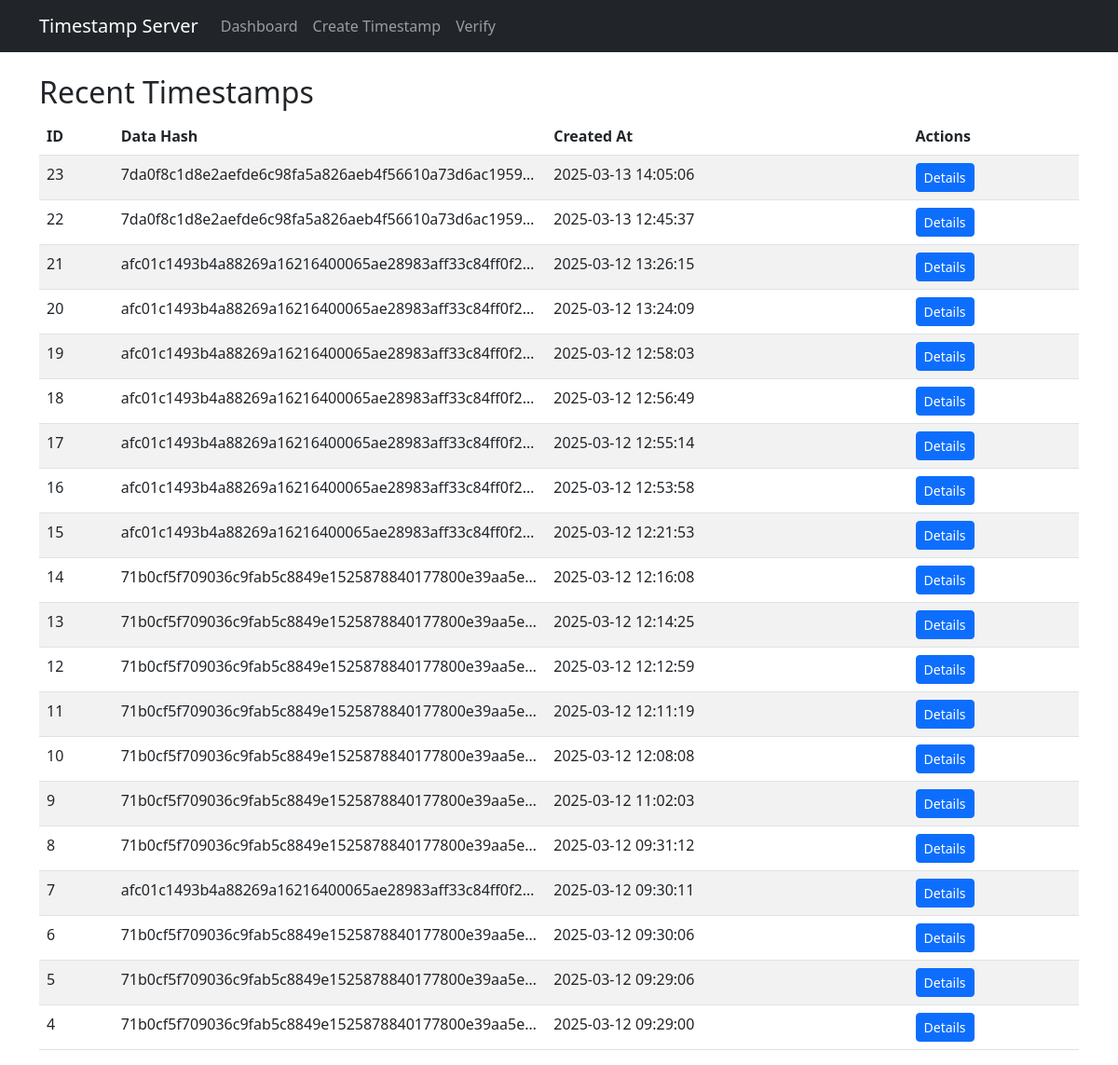
/dashboard, run on the app's committed database.
### models.py (models this page shows, shortened)
class Timestamp(db.Model):
    __tablename__ = 'timestamps'
    id = db.Column(db.Integer, primary_key=True)
    data_hash = db.Column(db.LargeBinary, nullable=False)
    timestamp_token = db.Column(db.LargeBinary, nullable=False)
    created_at = db.Column(db.DateTime, default=datetime.utcnow)

### app.py (the view)
@app.route('/dashboard')
def dashboard():
    page = request.args.get('page', 1, type=int)
    per_page = 20
    timestamps = Timestamp.query.order_by(Timestamp.created_at.desc()).paginate(page=page, per_page=per_page)
    return render_template('dashboard.html', timestamps=timestamps)

### templates/dashboard.html
{% extends "base.html" %}
{% block content %}
<h2>Recent Timestamps</h2>
<div class="table-responsive">
    <table class="table table-striped table-hover">
        <thead>
            <tr>
                <th>ID</th>
                <th>Data Hash</th>
                <th>Created At</th>
                <th>Actions</th>
            </tr>
        </thead>
        <tbody>
            {% for ts in timestamps %}
            <tr>
                <td>{{ ts.id }}</td>
                <td class="text-truncate" style="max-width: 200px;">{{ ts.data_hash.hex() }}</td>
                <td>{{ ts.created_at.strftime('%Y-%m-%d %H:%M:%S') }}</td>
                <td>
                    <a href="/timestamp/{{ ts.id }}" class="btn btn-sm btn-primary">Details</a>
                </td>
            </tr>
            {% endfor %}
        </tbody>
    </table>
</div>
{% endblock %}

### templates/base.html (shortened to what this page needs)
<!DOCTYPE html>
<html lang="en">
<head>
    <link href="https://cdn.jsdelivr.net/npm/bootstrap@5.3.0/dist/css/bootstrap.min.css" rel="stylesheet">
</head>
<body>
    <nav class="navbar navbar-expand-lg navbar-dark bg-dark">
        <div class="container">
            <a class="navbar-brand" href="/">Timestamp Server</a>
            <div class="collapse navbar-collapse" id="navbarNav">
                <ul class="navbar-nav">
                    <li class="nav-item">
                        <a class="nav-link" href="/dashboard">Dashboard</a>
                    </li>
                    <li class="nav-item">
                        <a class="nav-link" href="/upload">Create Timestamp</a>
                    </li>
                    <li class="nav-item">
                        <a class="nav-link" href="/verify">Verify</a>
                    </li>
                </ul>
            </div>
        </div>
    </nav>
    <div class="container mt-4">
        {% block content %}{% endblock %}
    </div>
</body>
</html>

### data on the page
Timestamp: id "23", data_hash.hex "7da0f8c1d8e2aefde6c98fa5a826aeb4f56610a73d6ac1959…", created_at "2025-03-13 14:05:06"
Timestamp: id "22", data_hash.hex "7da0f8c1d8e2aefde6c98fa5a826aeb4f56610a73d6ac1959…", created_at "2025-03-13 12:45:37"
Timestamp: id "21", data_hash.hex "afc01c1493b4a88269a16216400065ae28983aff33c84ff0f2…", created_at "2025-03-12 13:26:15"
Timestamp: id "20", data_hash.hex "afc01c1493b4a88269a16216400065ae28983aff33c84ff0f2…", created_at "2025-03-12 13:24:09"
Timestamp: id "19", data_hash.hex "afc01c1493b4a88269a16216400065ae28983aff33c84ff0f2…", created_at "2025-03-12 12:58:03"
Timestamp: id "18", data_hash.hex "afc01c1493b4a88269a16216400065ae28983aff33c84ff0f2…", created_at "2025-03-12 12:56:49"
Timestamp: id "17", data_hash.hex "afc01c1493b4a88269a16216400065ae28983aff33c84ff0f2…", created_at "2025-03-12 12:55:14"
Timestamp: id "16", data_hash.hex "afc01c1493b4a88269a16216400065ae28983aff33c84ff0f2…", created_at "2025-03-12 12:53:58"
Timestamp: id "15", data_hash.hex "afc01c1493b4a88269a16216400065ae28983aff33c84ff0f2…", created_at "2025-03-12 12:21:53"
Timestamp: id "14", data_hash.hex "71b0cf5f709036c9fab5c8849e1525878840177800e39aa5e…", created_at "2025-03-12 12:16:08"
Timestamp: id "13", data_hash.hex "71b0cf5f709036c9fab5c8849e1525878840177800e39aa5e…", created_at "2025-03-12 12:14:25"
Timestamp: id "12", data_hash.hex "71b0cf5f709036c9fab5c8849e1525878840177800e39aa5e…", created_at "2025-03-12 12:12:59"
Timestamp: id "11", data_hash.hex "71b0cf5f709036c9fab5c8849e1525878840177800e39aa5e…", created_at "2025-03-12 12:11:19"
Timestamp: id "10", data_hash.hex "71b0cf5f709036c9fab5c8849e1525878840177800e39aa5e…", created_at "2025-03-12 12:08:08"
Timestamp: id "9", data_hash.hex "71b0cf5f709036c9fab5c8849e1525878840177800e39aa5e…", created_at "2025-03-12 11:02:03"
Timestamp: id "8", data_hash.hex "71b0cf5f709036c9fab5c8849e1525878840177800e39aa5e…", created_at "2025-03-12 09:31:12"
Timestamp: id "7", data_hash.hex "afc01c1493b4a88269a16216400065ae28983aff33c84ff0f2…", created_at "2025-03-12 09:30:11"
Timestamp: id "6", data_hash.hex "71b0cf5f709036c9fab5c8849e1525878840177800e39aa5e…", created_at "2025-03-12 09:30:06"
Timestamp: id "5", data_hash.hex "71b0cf5f709036c9fab5c8849e1525878840177800e39aa5e…", created_at "2025-03-12 09:29:06"
Timestamp: id "4", data_hash.hex "71b0cf5f709036c9fab5c8849e1525878840177800e39aa5e…", created_at "2025-03-12 09:29:00"
